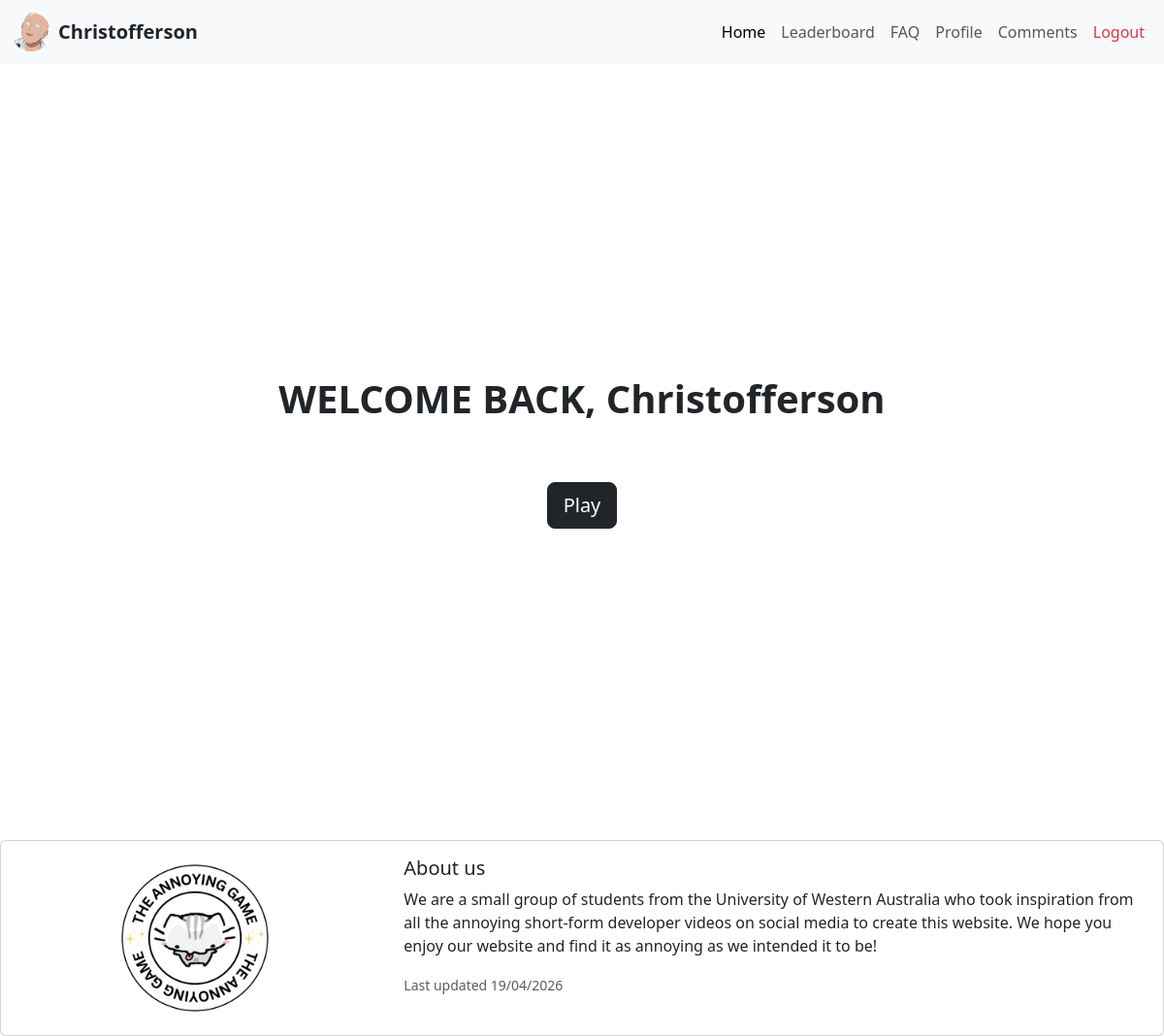
Page / (signed in) on the committed database.
### flaskr/zmodels.py (models this page shows, shortened)
class User(db.Model, SerializerMixin):
    __tablename__ = 'users'
    id = db.Column(db.Integer, primary_key=True)
    profile_image = db.Column(db.String, nullable=False, server_default='icon_head.jpg')
    banner_image = db.Column(db.String, nullable=False, server_default='default_banner.png')
    name = db.Column(db.String, nullable=False)
    username = db.Column(db.String(80), unique=True, nullable=False)
    _password_hash = db.Column(db.String)
    @hybrid_property
    def password_hash(self):
        raise AttributeError("Password hashes may not be viewed.")
    @password_hash.setter
    def password_hash(self, password):
        password_hash = bcrypt.generate_password_hash(
            password.encode('utf-8')
        )
        self._password_hash = password_hash.decode('utf-8')
    serialize_rules = ('-password_hash', '-_password_hash', '-scores.user')
    scores = db.relationship('Score', backref='user', cascade="all, delete-orphan")
    comments = db.relationship('Comment', backref='user', cascade="all, delete-orphan")

### flaskr/zroutes.py (the view)
@main.route('/')
def home():
    return render_template('landing.html')

### flaskr/templates/landing.html (shortened to what this page needs)
<!doctype html>
<html lang="en">
  <head>
    <link href="https://cdn.jsdelivr.net/npm/bootstrap@5.3.8/dist/css/bootstrap.min.css" rel="stylesheet">
    <link rel="stylesheet" href="{{ url_for('static', filename='global.css') }}">
  </head>
  <body class="d-flex flex-column min-vh-100">
    {% include 'components/navbar.html' %}
    <div class="container-fluid min-vh-100 d-flex flex-column justify-content-center align-items-center">
        <div class="text-center">
            {% if session.get('user_id') %}
            <h1 class="fw-bold">WELCOME BACK, {{ session.get('username') }}</h1>
            {% else %}
            <h1 class="fw-bold">WELCOME</h1>
            {% endif %}
            <div class="d-flex justify-content-center gap-3">
                {% if session.get('user_id') %}
                <a type="button" class="btn btn-dark btn-lg hover-btn" href={{ url_for('main.terms_and_conditions') }}>Play</a>
                {% else %}
                <a type="button" class="btn btn-dark btn-lg hover-btn" href={{ url_for('main.signin_page') }}>Sign In</a>
                {% endif %}
            </div>
        </div>
    </div>
    {% include 'components/footer.html' %}
  </body>
</html>

### flaskr/templates/components/navbar.html (shortened to what this page needs)
<nav class="navbar navbar-expand-lg bg-body-tertiary">
    <div class="container-fluid">
        {% if session.get('user_id') %}
        <a class="navbar-brand d-flex align-items-center text-dark" href="{{ url_for('main.profile') }}">
            <img src="{{ url_for('static', filename='images/' + current_user.profile_image) }}"
                 class="rounded-circle me-2" style="width: 40px; height: 40px; object-fit: cover;" alt="Profile">
            <span class="fw-bold fs-5">{{ current_user.username }}</span>
        </a>
        {% endif %}
        <div class="collapse navbar-collapse" id="navbarNavAltMarkup">
            <div class="navbar-nav ms-auto">
                <a class="nav-link active hover-btn" href="{{ url_for('main.home') }}">Home</a>
                <a class="nav-link hover-btn" href="{{ url_for('main.leaderboard') }}">Leaderboard</a>
                <a class="nav-link hover-btn" href="{{ url_for('main.faq') }}">FAQ</a>
                {% if session.get('user_id') %}
                    <a class="nav-link hover-btn" href="{{ url_for('main.profile') }}">Profile</a>
                    <a class="nav-link hover-btn" href="{{ url_for('main.comments') }}">Comments</a>
                    <a class="nav-link text-danger hover-btn" href="#" id="logoutBtn">Logout</a>
                {% else %}
                    <a class="nav-link text-primary hover-btn" href="{{ url_for('main.signin_page') }}">Sign In</a>
                    <a class="nav-link text-success hover-btn" href="{{ url_for('main.signup_page') }}">Sign Up</a>
                {% endif %}
            </div>
        </div>
    </div>
</nav>

### flaskr/static/global.css (style rules this page uses)
.hover-btn { transition: transform 0.2s ease-in-out; }

### rows in the picture
User: profile_image (picture), username "Christofferson", get "Christofferson"
